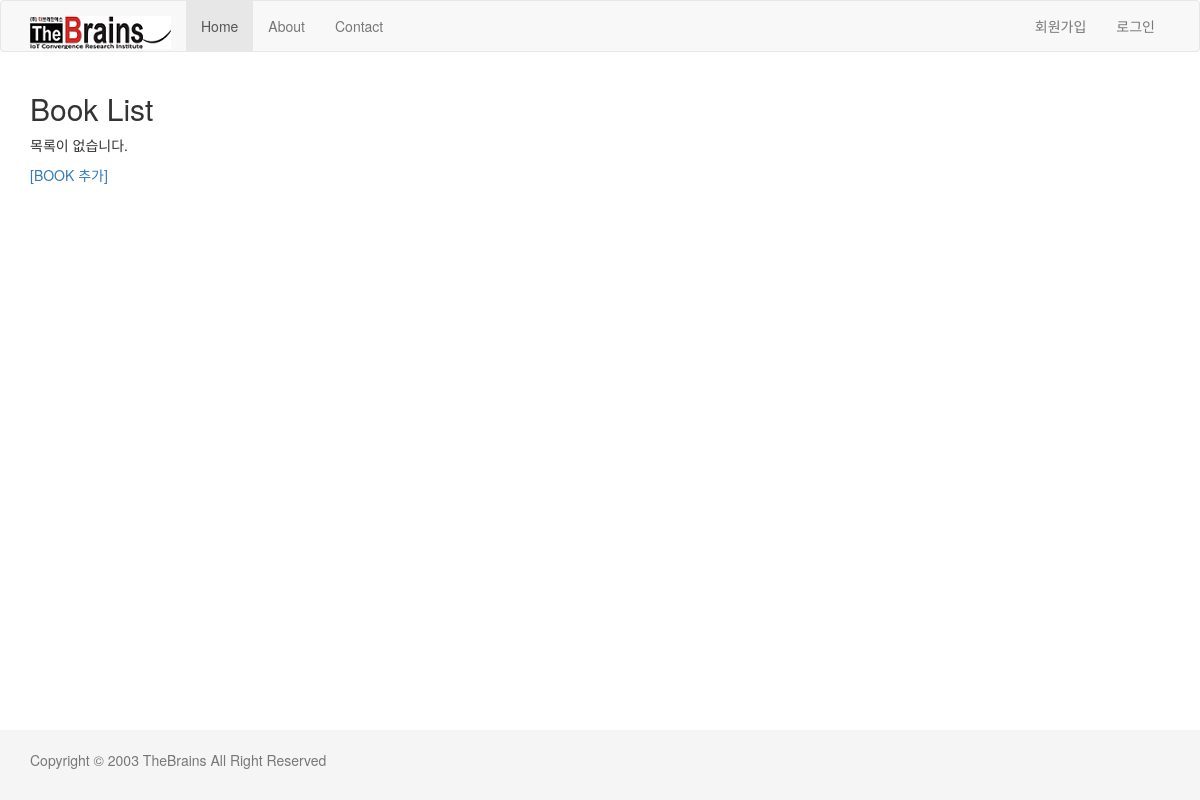
The page /book/ on the database as committed earlier.
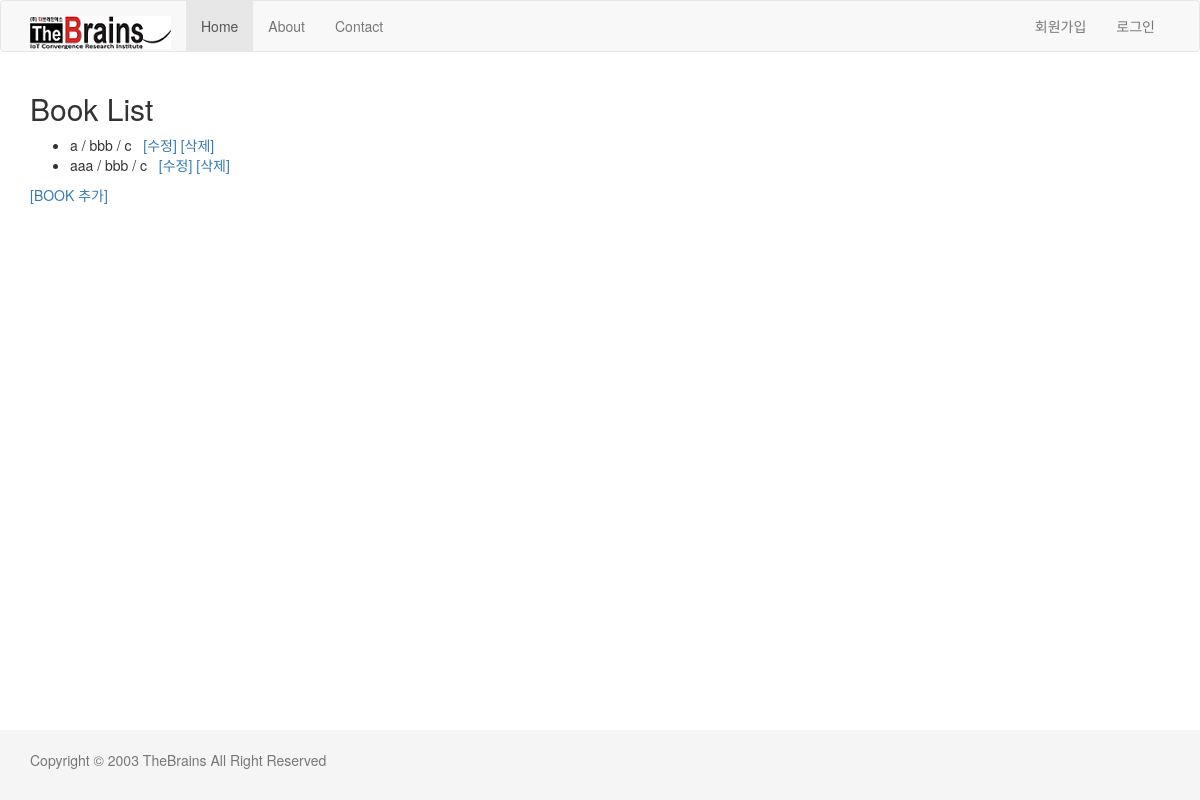
The same page on the database as committed later.
### book/models.py (models this page shows, shortened)
class Book(models.Model):
    title = models.CharField(max_length=50)
    author = models.CharField(max_length=50)
    publisher = models.CharField(max_length=50)
    publication_date = models.DateTimeField(auto_now_add=True)
    ip = models.CharField(max_length=15, null=True)
    class Meta:
        ordering = ['title']  # title 순서로 정렬

### article/context_processors.py (called while the page is built)
def article(request):
    return {
        'today' : timezone.now(),
    }

### book/templates/book/book_list.html
{% extends 'layout.html' %}
{% block content %}
    <h2>Book List</h2>
    {% if book_list %}
        <ul>
            {% for book in book_list%}
            <li>
                {{book.title}} / {{book.author}} / {{book.publisher}} &nbsp;
                <a href="{% url 'book:edit' book.id %}">[수정]</a>
                <a href="{% url 'book:delete' book.id %}">[삭제]</a>
            </li>
            {% endfor %}
        </ul>
    {% else %}
        <p>목록이 없습니다.</p>
    {% endif %}
    <a href="{% url 'book:new' %}">[BOOK 추가]</a>
{% endblock %}

### myproject/templates/layout.html (shortened to what this page needs)
{% load static %}
<!doctype html>
<html>
<head>
<link rel="stylesheet" href="//maxcdn.bootstrapcdn.com/bootstrap/3.3.7/css/bootstrap.min.css" />
</head>
<body>
    <nav class="navbar navbar-default">
        <div class="container">
            <div class="navbar-header">
                <a class="navbar-brand" href="{% url 'article:list' %}"><img src="{% static 'main_logo.png' %}"></a>
            </div>
            <div id="navbar" class="collapse navbar-collapse">
                <ul class="nav navbar-nav">
                    <li class="active"><a href="{% url 'article:list' %}">Home</a></li>
                    <li><a href="#">About</a></li>
                    <li><a href="#">Contact</a></li>
                </ul>
                <ul class="nav navbar-nav navbar-right">
                    {% if user.is_anonymous %}
                        <li><a href="{% url 'signup' %}">회원가입</a></li>
                        <li><a href="{% url 'login' %}?next={{request.path}}">로그인</a></li>
                    {% else %}
                        <li><a href="{% url 'profile' %}">{{user}}</a> </li>
                        <li><a href="{% url 'logout' %}?next={{request.path}}">로그아웃</a></li>
                    {% endif %}
                </ul>
            </div>
        </div>
    </nav>
    <div class="container">
        <div class="row">
            <div class="col-sm-12">
                {% block content %}
                {% endblock %}
            </div>
        </div>
    </div>
    <div id="page-footer">
        <div class="container">
            <p class="text-muted">
                Copyright © 2003 TheBrains All Right Reserved
            </p>
        </div>
    </div>
</body>
</html>

### myproject/templates/layout.html (style rules this page uses)
html { position: relative; min-height: 100% }
body { margin-bottom: 60px }
#page-footer { position: absolute; bottom: 0; width:100%; height: 60; line-height: 60px; background-color: #f5f5f5; }

Rows that differ between the two databases and show on the page:
added Book: title "a", author "bbb", publisher "c"
added Book: title "aaa", author "bbb", publisher "c"
Other text that changed with them:
text no longer shown: "목록이 없습니다."
